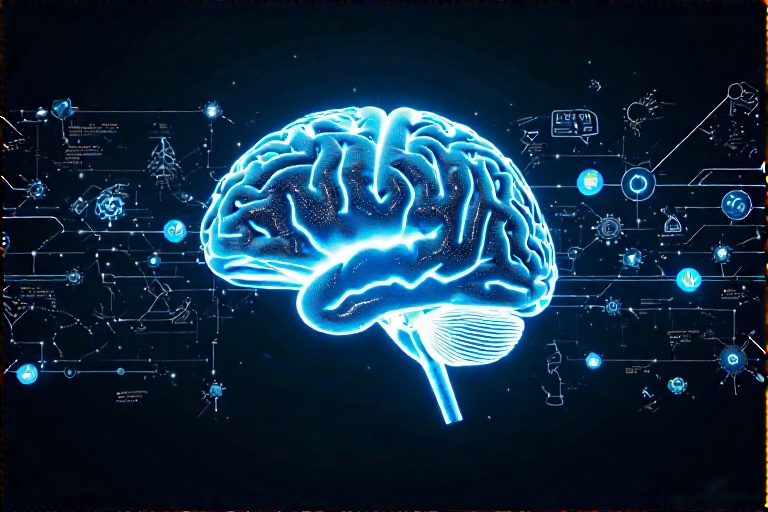
#> input picture 14. Computer Vision/lesson 2/brain.jpeg, 768 x 512 px
$ python crop.py
#> lines starting #> are read from the running program, lines starting #| are printed output that depends on the picture
import os
import cv2

img = cv2.imread(os.path.join(".", "brain.jpeg"))
#> img is the input picture: shape (512, 768, 3); mean B, G, R 66.5, 45.4, 18.5
print(img.shape)
#| (512, 768, 3)

brain  = img[ 170:340, 256:512]
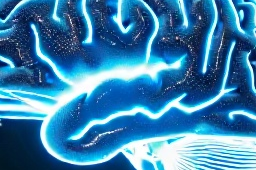
#> brain: shape (170, 256, 3); mean B, G, R 171.6, 127.2, 59.1
cv2.imshow("Akili Kijana", img)
cv2.waitKey(0)
